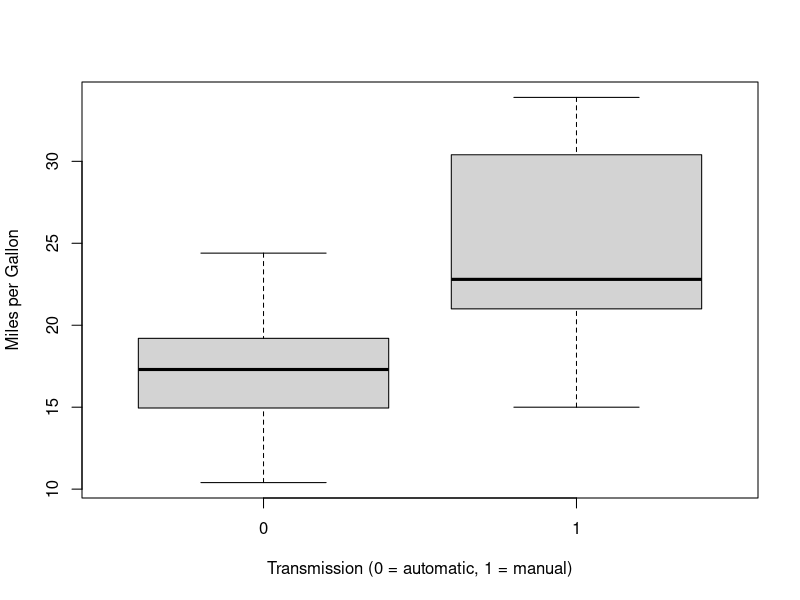
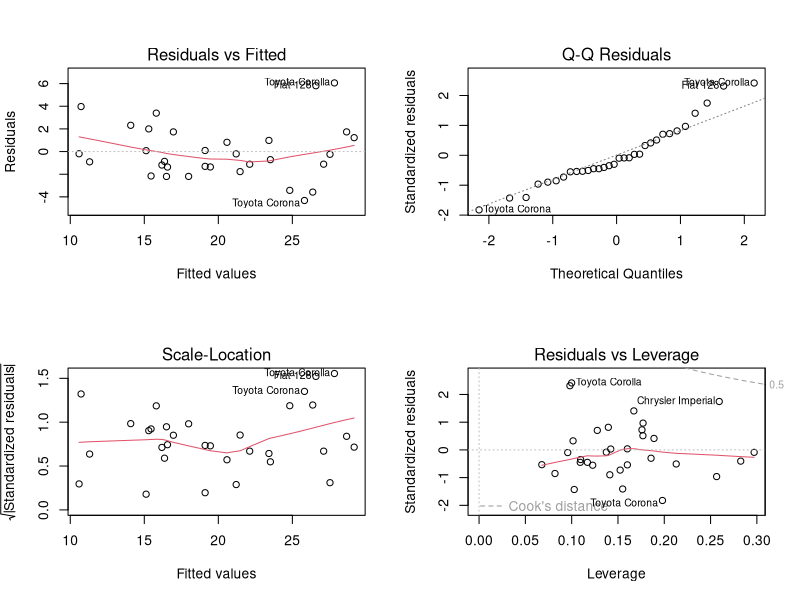

Recreate these plots in R, in order.
## ---- chunk 1
library(ggplot2) 
library(datasets)
data(mtcars)
## ---- chunk 2
res <- cor(mtcars)
round(res, 2)
symnum(res, abbr.colnames = FALSE)
## ---- chunk 3
mtcars$vs <- as.factor(mtcars$vs)
mtcars$am <- as.factor(mtcars$am)
boxplot(mpg ~ am, data = mtcars, xlab = "Transmission (0 = automatic, 1 = manual)", ylab="Miles per Gallon")
## ---- chunk 4
initialmodel <- lm(mpg ~ ., data = mtcars)
basemodel <- lm(mpg ~ am, data = mtcars)
bestmodel<-lm(mpg ~ cyl+ disp+ wt + am, data = mtcars)
summary(bestmodel)
anova(basemodel, bestmodel)
## ---- chunk 5
par(mfrow = c(2, 2))
plot(bestmodel)
## ---- chunk 6
t.test(mpg ~ am, data = mtcars)
